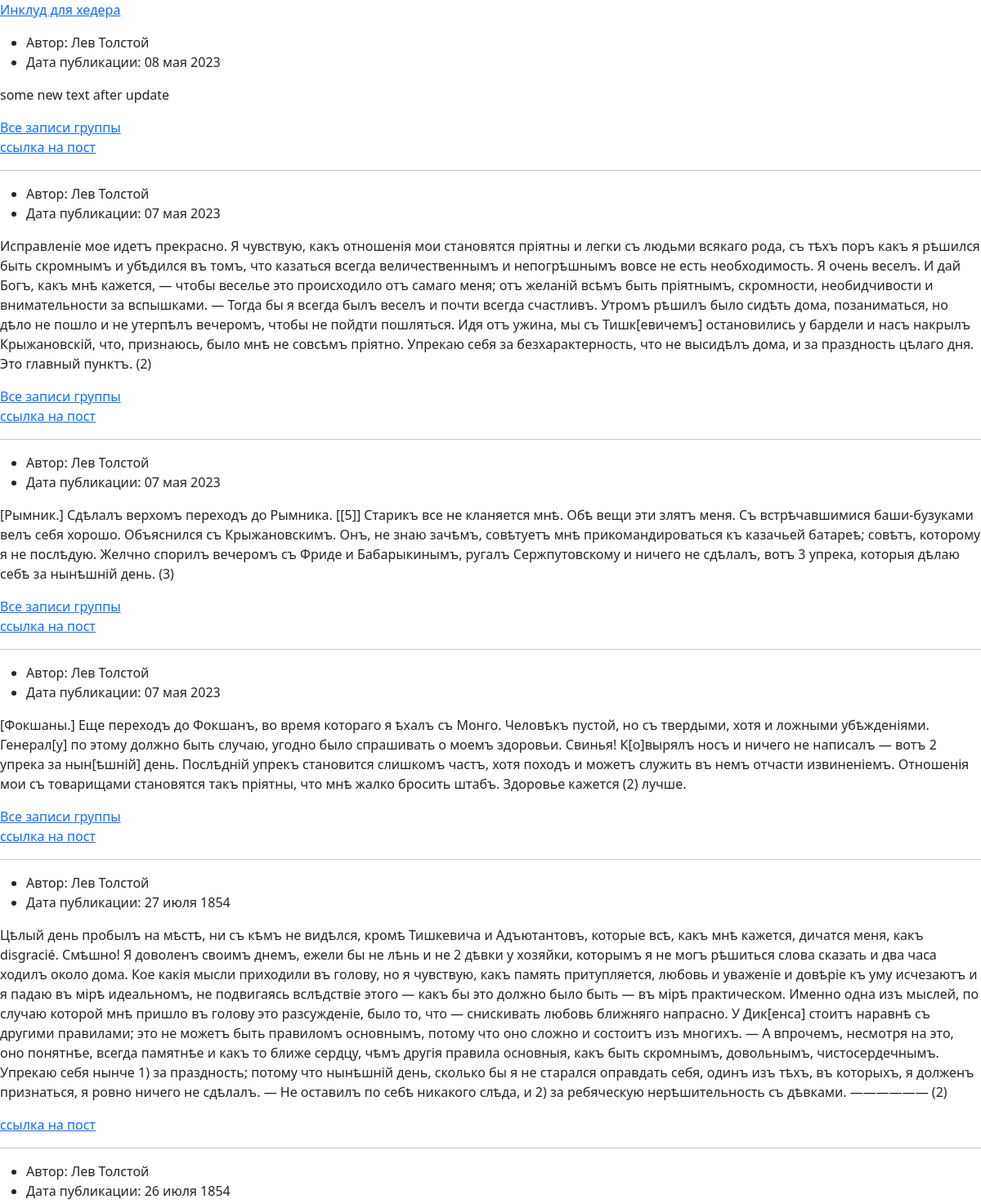
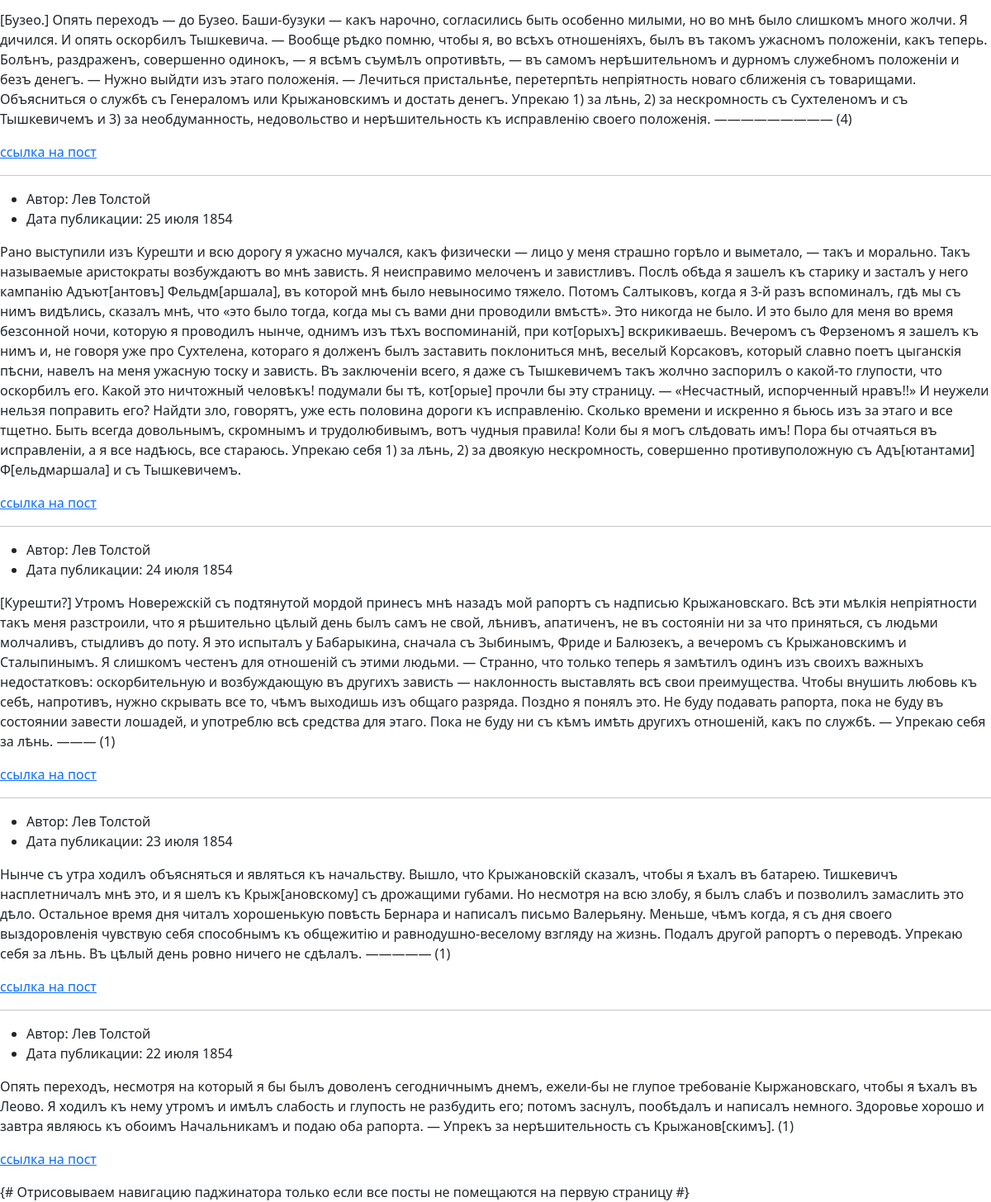
The page / on the database its author committed (2 pictures, top to bottom).
### posts/models.py (models this page shows, shortened)
class Post(models.Model):
    text = models.TextField()
    pub_date = models.DateTimeField(auto_now=True)
    author = models.ForeignKey(
        User,
        on_delete=models.CASCADE,
        related_name='posts'
    )
    group = models.ForeignKey(
        Group,
        on_delete=models.SET_NULL,
        related_name='posts',
        blank=True,
        null=True
    )

### posts/views.py (the view)
# urls.py: path('', views.index, name='index'),
def index(request):
    posts = Post.objects.order_by('-pub_date')[:10]
    paginator = Paginator(posts, 10)
    page_number = request.GET.get('page')
    page_obj = paginator.get_page(page_number)
    title = 'Это главная страница проекта Yatube'
    context = {
        'page_obj': page_obj,
        'title': title,
    }
    return render(request, 'posts/index.html', context)

### templates/posts/index.html (shortened to what this page needs)
{% extends '../base.html' %}
{% block body %}
    {% for post in page_obj %}
        <ul>
            <li>
                Автор: {{ post.author.get_full_name }}
            </li>
            <li>
                Дата публикации: {{ post.pub_date|date:"d E Y" }}
            </li>
        </ul>
        <p>{{ post.text }}</p>
        {% if post.group %}
            <a href="{% url 'posts:group_posts' post.group.slug %}">Все записи группы</a>
        {% endif %}
        <p><a href="{% url 'posts:detail_post' post.pk %}">ссылка на пост</a></p>
        {% if not forloop.last %}
            <hr>
        {% endif %}
    {% endfor %}
    {% include 'include/paginator.html' %}
{% endblock %}

### templates/base.html (shortened to what this page needs)
{% load static %}
<!DOCTYPE html>
<html lang="en">
<head>
    <link rel="stylesheet" href="{% static 'css/bootstrap.min.css' %}">
</head>
<body>
{% include 'include/header.html' %}
{% block body %}
{% endblock %}
</body>
</html>

### templates/include/header.html
<p><a href="{% url 'posts:index' %}">Инклуд для хедера</a></p>

### templates/include/paginator.html (shortened to what this page needs)
{# Отрисовываем навигацию паджинатора только если
все посты не помещаются на первую страницу #}

### rows shown on the page
Post: author.get_full_name "Лев Толстой", pub_date "08 мая 2023", text "some new text after update", shows "Все записи группы"
Post: author.get_full_name "Лев Толстой", pub_date "07 мая 2023", text "Исправленіе мое идетъ прекрасно. Я чувствую, какъ отношенія мои становятся пріятны и легки съ людьми всякаго рода, съ тѣхъ поръ какъ я рѣшился быть скромнымъ и убѣдился въ томъ, что казаться всегда величественнымъ и непогрѣшнымъ вовсе не есть необходимость. Я очень веселъ. И дай Богъ, какъ мнѣ кажется, — чтобы веселье это происходило отъ самаго меня; отъ желаній всѣмъ быть пріятнымъ, скромности, необидчивости и внимательности за вспышками. — Тогда бы я всегда былъ веселъ и почти всегда счастливъ. Утромъ рѣшилъ было сидѣть дома, позаниматься, но дѣло не пошло и не утерпѣлъ вечеромъ, чтобы не пойдти пошляться. Идя отъ ужина, мы съ Тишк[евичемъ] остановились у бардели и насъ накрылъ…", shows "Все записи группы"
Post: author.get_full_name "Лев Толстой", pub_date "07 мая 2023", text "[Рымник.] Сдѣлалъ верхомъ переходъ до Рымника. [[5]] Старикъ все не кланяется мнѣ. Обѣ вещи эти злятъ меня. Съ встрѣчавшимися баши-бузуками велъ себя хорошо. Объяснился съ Крыжановскимъ. Онъ, не знаю зачѣмъ, совѣтуетъ мнѣ прикомандироваться къ казачьей батареѣ; совѣтъ, которому я не послѣдую. Желчно спорилъ вечеромъ съ Фриде и Бабарыкинымъ, ругалъ Сержпутовскому и ничего не сдѣлалъ, вотъ 3 упрека, которыя дѣлаю себѣ за нынѣшній день. (3)", shows "Все записи группы"
Post: author.get_full_name "Лев Толстой", pub_date "07 мая 2023", text "[Фокшаны.] Еще переходъ до Фокшанъ, во время котораго я ѣхалъ съ Монго. Человѣкъ пустой, но съ твердыми, хотя и ложными убѣжденіями. Генерал[у] по этому должно быть случаю, угодно было спрашивать о моемъ здоровьи. Свинья! К[о]вырялъ носъ и ничего не написалъ — вотъ 2 упрека за нын[ѣшній] день. Послѣдній упрекъ становится слишкомъ частъ, хотя походъ и можетъ служить въ немъ отчасти извиненіемъ. Отношенія мои съ товарищами становятся такъ пріятны, что мнѣ жалко бросить штабъ. Здоровье кажется (2) лучше.", shows "Все записи группы"
Post: author.get_full_name "Лев Толстой", pub_date "27 июля 1854", text "Цѣлый день пробылъ на мѣстѣ, ни съ кѣмъ не видѣлся, кромѣ Тишкевича и Адъютантовъ, которые всѣ, какъ мнѣ кажется, дичатся меня, какъ disgracié. Смѣшно! Я доволенъ своимъ днемъ, ежели бы не лѣнь и не 2 дѣвки у хозяйки, которымъ я не могъ рѣшиться слова сказать и два часа ходилъ около дома. Кое какія мысли приходили въ голову, но я чувствую, какъ память притупляется, любовь и уваженіе и довѣріе къ уму исчезаютъ и я падаю въ мірѣ идеальномъ, не подвигаясь вслѣдствіе этого — какъ бы это должно было быть — въ мірѣ практическом. Именно одна изъ мыслей, по случаю которой мнѣ пришло въ голову это разсужденіе, было то, что — снискивать любовь ближняго напрасно. У Дик[енса] стоитъ наравнѣ съ другими…"
Post: author.get_full_name "Лев Толстой", pub_date "26 июля 1854", text "[Бузео.] Опять переходъ — до Бузео. Баши-бузуки — какъ нарочно, согласились быть особенно милыми, но во мнѣ было слишкомъ много жолчи. Я дичился. И опять оскорбилъ Тышкевича. — Вообще рѣдко помню, чтобы я, во всѣхъ отношеніяхъ, былъ въ такомъ ужасномъ положеніи, какъ теперь. Болѣнъ, раздраженъ, совершенно одинокъ, — я всѣмъ съумѣлъ опротивѣть, — въ самомъ нерѣшительномъ и дурномъ служебномъ положеніи и безъ денегъ. — Нужно выйдти изъ этаго положенія. — Лечиться пристальнѣе, перетерпѣть непріятность новаго сближенія съ товарищами. Объясниться о службѣ съ Генераломъ или Крыжановскимъ и достать денегъ. Упрекаю 1) за лѣнь, 2) за нескромность съ Сухтеленомъ и съ Тышкевичемъ и 3) за…"
Post: author.get_full_name "Лев Толстой", pub_date "25 июля 1854", text "Рано выступили изъ Курешти и всю дорогу я ужасно мучался, какъ физически — лицо у меня страшно горѣло и выметало, — такъ и морально. Такъ называемые аристократы возбуждаютъ во мнѣ зависть. Я неисправимо мелоченъ и завистливъ. Послѣ обѣда я зашелъ къ старику и засталъ у него кампанію Адъют[антовъ] Фельдм[аршала], въ которой мнѣ было невыносимо тяжело. Потомъ Салтыковъ, когда я 3-й разъ вспоминалъ, гдѣ мы съ нимъ видѣлись, сказалъ мнѣ, что «это было тогда, когда мы съ вами дни проводили вмѣстѣ». Это никогда не было. И это было для меня во время безсонной ночи, которую я проводилъ нынче, однимъ изъ тѣхъ воспоминаній, при кот[орыхъ] вскрикиваешь. Вечеромъ съ Ферзеномъ я зашелъ къ нимъ и, не…"
Post: author.get_full_name "Лев Толстой", pub_date "24 июля 1854", text "[Курешти?] Утромъ Новережскій съ подтянутой мордой принесъ мнѣ назадъ мой рапортъ съ надписью Крыжановскаго. Всѣ эти мѣлкія непріятности такъ меня разстроили, что я рѣшительно цѣлый день былъ самъ не свой, лѣнивъ, апатиченъ, не въ состояніи ни за что приняться, съ людьми молчаливъ, стыдливъ до поту. Я это испыталъ у Бабарыкина, сначала съ Зыбинымъ, Фриде и Балюзекъ, а вечеромъ съ Крыжановскимъ и Сталыпинымъ. Я слишкомъ честенъ для отношеній съ этими людьми. — Странно, что только теперь я замѣтилъ одинъ изъ своихъ важныхъ недостатковъ: оскорбительную и возбуждающую въ другихъ зависть — наклонность выставлять всѣ свои преимущества. Чтобы внушить любовь къ себѣ, напротивъ, нужно скрывать все…"
Post: author.get_full_name "Лев Толстой", pub_date "23 июля 1854", text "Нынче съ утра ходилъ объясняться и являться къ начальству. Вышло, что Крыжановскій сказалъ, чтобы я ѣхалъ въ батарею. Тишкевичъ насплетничалъ мнѣ это, и я шелъ къ Крыж[ановскому] съ дрожащими губами. Но несмотря на всю злобу, я былъ слабъ и позволилъ замаслить это дѣло. Остальное время дня читалъ хорошенькую повѣсть Бернара и написалъ письмо Валерьяну. Меньше, чѣмъ когда, я съ дня своего выздоровленія чувствую себя способнымъ къ общежитію и равнодушно-веселому взгляду на жизнь. Подалъ другой рапортъ о переводѣ. Упрекаю себя за лѣнь. Въ цѣлый день ровно ничего не сдѣлалъ. ————— (1)"
Post: author.get_full_name "Лев Толстой", pub_date "22 июля 1854", text "Опять переходъ, несмотря на который я бы былъ доволенъ сегодничнымъ днемъ, ежели-бы не глупое требованіе Кыржановскаго, чтобы я ѣхалъ въ Леово. Я ходилъ къ нему утромъ и имѣлъ слабость и глупость не разбудить его; потомъ заснулъ, пообѣдалъ и написалъ немного. Здоровье хорошо и завтра являюсь къ обоимъ Начальникамъ и подаю оба рапорта. — Упрекъ за нерѣшительность съ Крыжанов[скимъ]. (1)"
